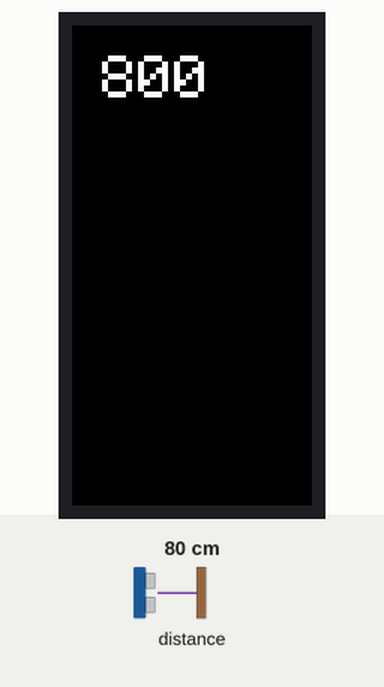
A sketch run on a simulated ESP32. Parts: 80×160 colour display. The test bench sets the inputs (shaded band); at power-on: distance to the obstacle 80 cm. Nothing arrives over Bluetooth unless stated; a phone connects over Bluetooth LE 3 s after start; what the sketch prints to the serial monitor is not drawn.

Above: at 1.3 s.
1.4 s: distance to the obstacle set to 2 cm
At 1.9 s:
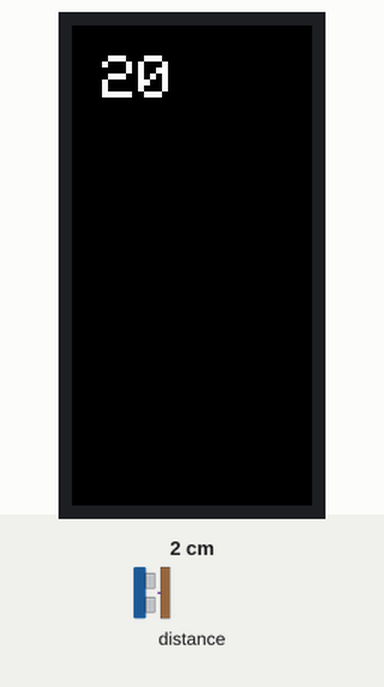
2.9 s: distance to the obstacle set to 4 cm
At 4.2 s:
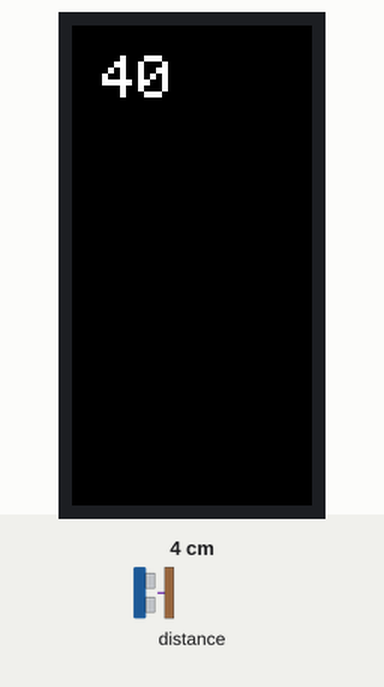
5.9 s: distance to the obstacle set to 9 cm
At 7.2 s:
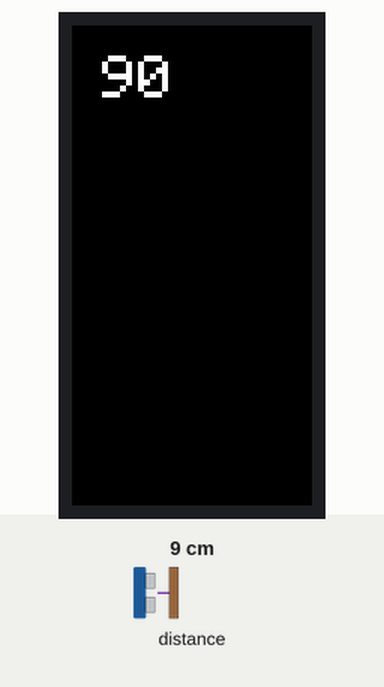
Timing chart, 0 to 8.4 s (numbered marks = the images above; inputs shaded):
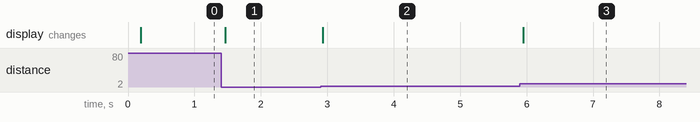

The sketch:

ToF_BLE.ino
```cpp
/*
    Video: https://www.youtube.com/watch?v=oCMOYS71NIU
    Based on Neil Kolban example for IDF: https://github.com/nkolban/esp32-snippets/blob/master/cpp_utils/tests/BLE%20Tests/SampleNotify.cpp
    Ported to Arduino ESP32 by Evandro Copercini

   Create a BLE server that, once we receive a connection, will send periodic notifications.
   The service advertises itself as: 6E400001-B5A3-F393-E0A9-E50E24DCCA9E
   Has a characteristic of: 6E400002-B5A3-F393-E0A9-E50E24DCCA9E - used for receiving data with "WRITE"
   Has a characteristic of: 6E400003-B5A3-F393-E0A9-E50E24DCCA9E - used to send data with  "NOTIFY"

   The design of creating the BLE server is:
   1. Create a BLE Server
   2. Create a BLE Service
   3. Create a BLE Characteristic on the Service
   4. Create a BLE Descriptor on the characteristic
   5. Start the service.
   6. Start advertising.

   In this example rxValue is the data received (only accessible inside that function).
   And txValue is the data to be sent, in this example just a byte incremented every second.
*/
#include "M5StickC.h"
#include <Wire.h>
#include <VL53L0X.h>

#include <BLEDevice.h>
#include <BLEServer.h>
#include <BLEUtils.h>
#include <BLE2902.h>

BLEServer *pServer = NULL;
BLECharacteristic * pTxCharacteristic;
bool deviceConnected = false;
bool oldDeviceConnected = false;
uint8_t txValue = 0;

VL53L0X sensor;
TFT_eSprite img = TFT_eSprite(&M5.Lcd);

// See the following for generating UUIDs:
// https://www.uuidgenerator.net/

#define SERVICE_UUID           "df66f736-6515-11ec-90d6-0242ac120003" // UART service UUID
#define CHARACTERISTIC_UUID_RX "df66f9d4-6515-11ec-90d6-0242ac120003"
#define CHARACTERISTIC_UUID_TX "df66fb1e-6515-11ec-90d6-0242ac120003"

class MyServerCallbacks: public BLEServerCallbacks {
    void onConnect(BLEServer* pServer) {
      deviceConnected = true;
    };

    void onDisconnect(BLEServer* pServer) {
      deviceConnected = false;
    }
};

class MyCallbacks: public BLECharacteristicCallbacks {
    void onWrite(BLECharacteristic *pCharacteristic) {
      std::string rxValue = pCharacteristic->getValue();

      if (rxValue.length() > 0) {
        Serial.println("*********");
        Serial.print("Received Value: ");
        for (int i = 0; i < rxValue.length(); i++)
          Serial.print(rxValue[i]);

        Serial.println();
        Serial.println("*********");
      }
    }
};

void setup() {
  Serial.begin(115200);
  M5.begin();

  // Create the BLE Device
  BLEDevice::init("M5StickC+ToF");

  // Create the BLE Server
  pServer = BLEDevice::createServer();
  pServer->setCallbacks(new MyServerCallbacks());

  // Create the BLE Service
  BLEService *pService = pServer->createService(SERVICE_UUID);

  // Create a BLE Characteristic
  pTxCharacteristic = pService->createCharacteristic(
                    CHARACTERISTIC_UUID_TX,
                    BLECharacteristic::PROPERTY_NOTIFY
                  );

  pTxCharacteristic->addDescriptor(new BLE2902());

  BLECharacteristic * pRxCharacteristic = pService->createCharacteristic(
                       CHARACTERISTIC_UUID_RX,
                      BLECharacteristic::PROPERTY_WRITE
                    );

  pRxCharacteristic->setCallbacks(new MyCallbacks());

  // Start the service
  pService->start();

  // Start advertising
  pServer->getAdvertising()->start();
  Serial.println("Waiting a client connection to notify...");

  Wire.begin(0, 26);

  img.createSprite(160, 80);
  img.fillSprite(BLACK);
  img.setTextColor(WHITE);
  img.setTextSize(2);

  sensor.setTimeout(500);
  if (!sensor.init()) {
    img.setCursor(10, 10);
    img.print("Failed");
    img.pushSprite(0, 0);
    Serial.println("Failed to detect and initialize sensor!");
    while (1) {}
  }
  // Start continuous back-to-back mode (take readings as
  // fast as possible).  To use continuous timed mode
  // instead, provide a desired inter-measurement period in
  // ms (e.g. sensor.startContinuous(100)).
  sensor.startContinuous(100);

}

void loop() {
  int i;
  uint16_t distance = sensor.readRangeContinuousMillimeters();
  Serial.print(distance);
  if (sensor.timeoutOccurred()) { Serial.print(" TIMEOUT"); }
  Serial.println();
  img.fillSprite(BLACK);
  img.setCursor(10, 10);
  img.print(distance);
  img.pushSprite(0, 0);

    if (deviceConnected) {
      String str=String(distance);
      for(i=0;i<str.length();i++)
      {
        txValue=str.charAt(i);
        pTxCharacteristic->setValue(&txValue, 1);
        pTxCharacteristic->notify();
        delay(10); // bluetooth stack will go into congestion, if too many packets are sent
      }
        txValue='\n';
        pTxCharacteristic->setValue(&txValue, 1);
        pTxCharacteristic->notify();
  }

    // disconnecting
    if (!deviceConnected && oldDeviceConnected) {
        delay(500); // give the bluetooth stack the chance to get things ready
        pServer->startAdvertising(); // restart advertising
        Serial.println("start advertising");
        oldDeviceConnected = deviceConnected;
    }
    // connecting
    if (deviceConnected && !oldDeviceConnected) {
    // do stuff here on connecting
        oldDeviceConnected = deviceConnected;
    }
}
```

Measured:
- after the input at 1.4 s, the display: changes after 0.06 s (image 1)
- after the input at 2.9 s, the display: changes at once (image 2)
- after the input at 5.9 s, the display: changes after 0.05 s (image 3)
